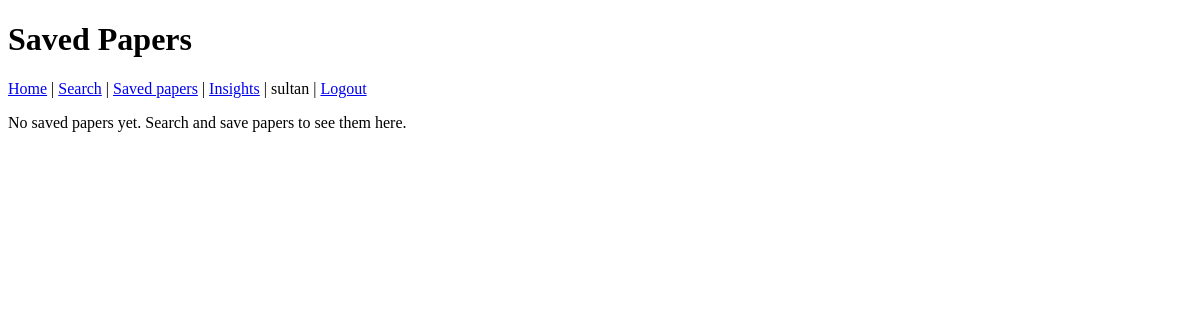
/saved/ (signed in), run on an earlier commit of the app's database.
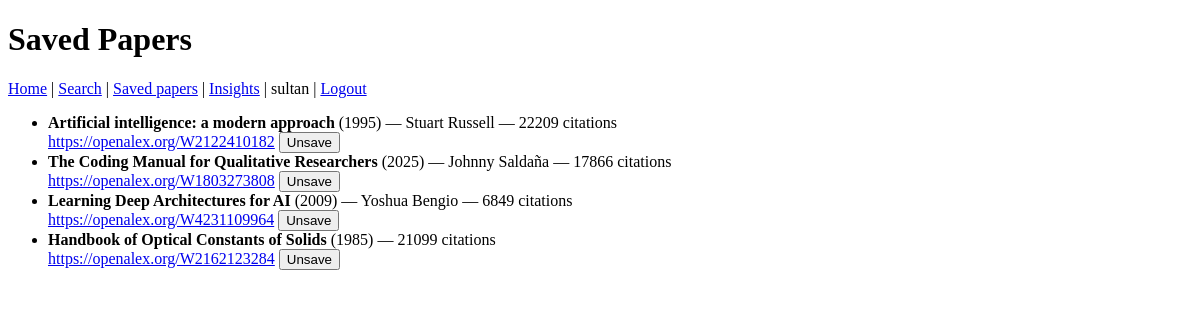
And on a later commit of the database.
### papers/models.py (models this page shows, shortened)
class SavedPaper(models.Model):
    user = models.ForeignKey(
        settings.AUTH_USER_MODEL,
        on_delete=models.CASCADE,
        null=True,
        blank=True,
    )
    title = models.CharField(max_length=500)
    openalex_id = models.CharField(max_length=100)
    first_author = models.CharField(max_length=255, blank=True, null=True)
    publication_year = models.IntegerField(blank=True, null=True)
    cited_by_count = models.IntegerField(default=0)
    saved_at = models.DateTimeField(auto_now_add=True)
    class Meta:
        unique_together = [["user", "openalex_id"]]

### papers/views.py (the view)
# urls.py: path("saved/", views.saved_view, name="saved"),
@login_required
def saved_view(request):
    papers = SavedPaper.objects.filter(user=request.user).order_by("-saved_at")
    return render(request, "papers/saved.html", {"papers": papers})

### papers/templates/papers/saved.html (shortened to what this page needs)
<!DOCTYPE html>
<html lang="en">
<head>
</head>
<body>
    <h1>Saved Papers</h1>
    {% include "papers/base_nav.html" %}
    {% if papers %}
        <ul>
            {% for paper in papers %}
            <li>
                <strong>{{ paper.title }}</strong>
                {% if paper.publication_year %}({{ paper.publication_year }}){% endif %}
                {% if paper.first_author %}— {{ paper.first_author }}{% endif %}
                — {{ paper.cited_by_count }} citations
                {% if paper.openalex_id %}
                    <br><a href="{{ paper.openalex_id }}" target="_blank" rel="noopener">{{ paper.openalex_id }}</a>
                {% endif %}
                <form action="{% url 'unsave_paper' %}" method="post" style="display: inline;">
                    <button type="submit">Unsave</button>
                </form>
            </li>
            {% endfor %}
        </ul>
    {% else %}
        <p>No saved papers yet. Search and save papers to see them here.</p>
    {% endif %}
</body>
</html>

### papers/templates/papers/base_nav.html
<nav style="white-space: nowrap;">
    <a href="{% url 'home' %}">Home</a> |
    <a href="{% url 'search' %}">Search</a> |
    <a href="{% url 'saved' %}">Saved papers</a> |
    {% if user.is_authenticated %}
        <a href="{% url 'insights' %}">Insights</a> |
        {{ user.username }} |
        <a href="{% url 'logout' %}">Logout</a>
    {% else %}
        <a href="{% url 'register' %}">Register</a> |
        <a href="{% url 'login' %}">Login</a>
    {% endif %}
</nav>

What changed in the data, as far as the page shows it:
added SavedPaper: title "Artificial intelligence: a modern approach", publication_year "1995", first_author "Stuart Russell", cited_by_count "22209", openalex_id "https://openalex.org/W2122410182"
added SavedPaper: title "The Coding Manual for Qualitative Researchers", publication_year "2025", first_author "Johnny Saldaña", cited_by_count "17866", openalex_id "https://openalex.org/W1803273808"
added SavedPaper: title "Learning Deep Architectures for AI", publication_year "2009", first_author "Yoshua Bengio", cited_by_count "6849", openalex_id "https://openalex.org/W4231109964"
added SavedPaper: title "Handbook of Optical Constants of Solids", publication_year "1985", cited_by_count "21099", openalex_id "https://openalex.org/W2162123284"
Also different on the page:
text no longer shown: "No saved papers yet. Search and save papers to see them here."
